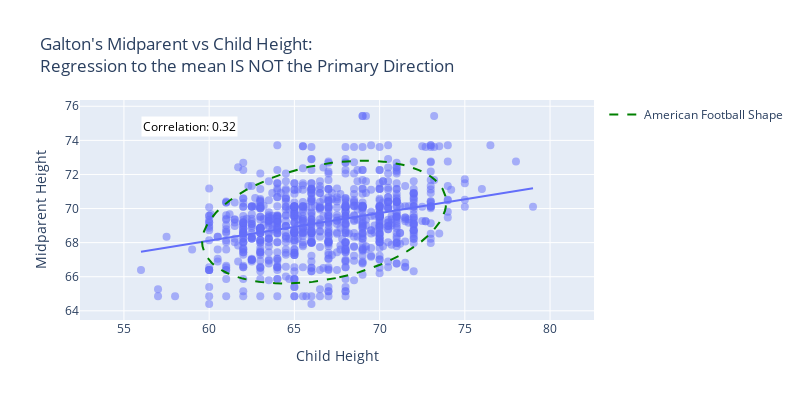

Notebook code cell kept with this figure:
### Code cell
import statsmodels.api as sm
import plotly.express as px
import plotly.graph_objects as go
import numpy as np

# Load Galton's parent-child height dataset
galton_data = sm.datasets.get_rdataset("GaltonFamilies", "HistData").data

# Select midparentHeight and childHeight for classic Galton analysis
Y = galton_data['midparentHeight']
x = galton_data['childHeight']
# Usually x "predicts" Y but it's here backwards for aspect ratio purposes:
# an ellipse shape is actually way more fkn weird to look at (for a human) than you would first think
# x = galton_data['midparentHeight']
#Y = galton_data['childHeight']

# Create a scatter plot with alpha transparency
fig = px.scatter(galton_data, x='childHeight', y='midparentHeight', trendline='ols',
                 title='Midparent vs Child Height')
fig.update_traces(marker=dict(size=8, opacity=0.5))

# THE DETAILS OF THE FOLLOWING ARE OUT OF SCOPE
# - multi/bivariate normal distribution and their covariance matrices
# - ellipses and their math and visual weirdness outside of a 1:1 aspect ratio
# - eigenvectors and eigenvalues and major axis lines, etc. etc.
# ALL OF THESE ARE way BEYOND THE SCOPE OF STA130:
# They're just here so that I can have some pictures for illustration

# Function to calculate the ellipse points (for the bivariate normal ellipse)
def get_ellipse(mean, cov, n_std=1.0, num_points=100):
    """Generate coordinates for a 2D ellipse based on covariance matrix."""
    theta = np.linspace(0, 2 * np.pi, num_points)
    circle = np.array([np.cos(theta), np.sin(theta)])  # unit circle

    # Ellipse transformation: scale by sqrt(eigenvalues) and rotate by eigenvectors
    eigvals, eigvecs = np.linalg.eigh(cov)
    ellipse_coords = np.dot(eigvecs, np.sqrt(eigvals)[:, np.newaxis] * circle * n_std)

    # Shift ellipse to the mean
    ellipse_coords[0] += mean[0]
    ellipse_coords[1] += mean[1]

    return ellipse_coords, eigvecs

# Calculate covariance matrix and mean
cov_matrix = np.cov(x, Y)
mean_vals = [np.mean(x), np.mean(Y)]

# Get ellipse coordinates and eigenvectors
ellipse_coords, eigvecs = get_ellipse(mean_vals, cov_matrix, n_std=2)
ellipse_x, ellipse_Y = ellipse_coords

# Get the first eigenvector (for the primary direction)
primary_direction = eigvecs[:, 1]  # First eigenvector (primary direction)

# Plot the ellipse
ellipse_trace = go.Scatter(x=ellipse_x, y=ellipse_Y, mode='lines',
                           line=dict(color='green', width=2, dash='dash'),
                           name='American Football Shape')
fig.add_trace(ellipse_trace)

# THE DETAILS OF THE FOLLOWING ARE OUT OF SCOPE
# - multi/bivariate normal distribution and their covariance matrices
# - ellipses and their math and visual weirdness outside of a 1:1 aspect ratio
# - eigenvectors and eigenvalues and major axis lines, etc. etc.
# ALL OF THESE ARE way BEYOND THE SCOPE OF STA130:
# They're just here so that I can have some pictures for illustration

# Add correlation annotation
correlation = np.corrcoef(x, Y)[0, 1]
annotations = [dict(x=min(x), y=max(Y), xanchor='left', yanchor='top',
                    showarrow=False, text=f'Correlation: {correlation:.2f}', 
                    font=dict(color='black'), bgcolor='white')]

# Update layout with corrected annotations
fig.update_layout(title="Galton's Midparent vs Child Height:<br>Regression to the mean IS NOT the Primary Direction",
                  xaxis_title="Child Height", yaxis_title="Midparent Height", annotations=annotations)

# Set square aspect ratio for the axes
fig.update_xaxes(scaleanchor="y")  # X-axis is anchored to Y-axis
fig.update_yaxes(constrain="domain")  # Constrain the Y-axis to the domain of the plot
#fig.update_xaxes(range=[55, 80])  # Fixed x limits
fig.update_layout(height=400, width=800)
fig.show()

### Figure 1 — Plotly figure (JSON) as saved in the notebook; plotly's stock layout.template omitted (floating-point values rounded to 4 significant figures; data arrays with more than 128 entries replaced by an {"elided": "..."} marker saying what was removed)
{"data": [{"hovertemplate": "childHeight=%{x}<br>midparentHeight=%{y}<extra></extra>", "legendgroup": "", "marker": {"color": "#636efa", "opacity": 0.5, "size": 8, "symbol": "circle"}, "mode": "markers", "name": "", "orientation": "v", "showlegend": false, "type": "scatter", "x": {"elided": "934 float values"}, "xaxis": "x", "y": {"elided": "934 float values"}, "yaxis": "y"}, {"hovertemplate": "<b>OLS trendline</b><br>midparentHeight = 0.161618 * childHeight + 58.4194<br>R<sup>2</sup>=0.103009<br><br>childHeight=%{x}<br>midparentHeight=%{y} <b>(trend)</b><extra></extra>", "legendgroup": "", "marker": {"color": "#636efa", "opacity": 0.5, "size": 8, "symbol": "circle"}, "mode": "lines", "name": "", "showlegend": false, "type": "scatter", "x": {"elided": "934 float values"}, "xaxis": "x", "y": {"elided": "934 float values"}, "yaxis": "y"}, {"line": {"color": "green", "dash": "dash", "width": 2}, "mode": "lines", "name": "American Football Shape", "type": "scatter", "x": [67.43, 66.97, 66.52, 66.07, 65.62, 65.17, 64.73, 64.3, 63.88, 63.47, 63.07, 62.69, 62.32, 61.97, 61.64, 61.34, 61.05, 60.79, 60.55, 60.33, 60.14, 59.98, 59.85, 59.74, 59.66, 59.61, 59.59, 59.6, 59.63, 59.7, 59.79, 59.91, 60.06, 60.23, 60.44, 60.66, 60.91, 61.19, 61.49, 61.81, 62.14, 62.5, 62.87, 63.26, 63.67, 64.08, 64.51, 64.95, 65.39, 65.84, 66.29, 66.74, 67.2, 67.65, 68.1, 68.54, 68.98, 69.41, 69.82, 70.23, 70.62, 70.99, 71.35, 71.69, 72.0, 72.3, 72.58, 72.83, 73.06, 73.26, 73.43, 73.58, 73.7, 73.8, 73.86, 73.9, 73.9, 73.88, 73.83, 73.75, 73.65, 73.51, 73.35, 73.16, 72.95, 72.71, 72.44, 72.16, 71.85, 71.52, 71.17, 70.81, 70.42, 70.03, 69.62, 69.2, 68.76, 68.32, 67.88, 67.43], "y": [65.92, 65.83, 65.76, 65.7, 65.65, 65.62, 65.61, 65.6, 65.62, 65.64, 65.68, 65.74, 65.81, 65.89, 65.99, 66.1, 66.22, 66.35, 66.5, 66.65, 66.82, 67.0, 67.18, 67.37, 67.58, 67.78, 68.0, 68.21, 68.43, 68.66, 68.89, 69.12, 69.34, 69.57, 69.8, 70.02, 70.24, 70.46, 70.67, 70.88, 71.08, 71.27, 71.45, 71.63, 71.79, 71.95, 72.09, 72.22, 72.34, 72.45, 72.54, 72.62, 72.69, 72.74, 72.78, 72.8, 72.81, 72.81, 72.79, 72.75, 72.7, 72.64, 72.57, 72.48, 72.37, 72.26, 72.13, 71.99, 71.84, 71.68, 71.51, 71.33, 71.14, 70.94, 70.74, 70.53, 70.31, 70.09, 69.87, 69.64, 69.41, 69.18, 68.96, 68.73, 68.5, 68.28, 68.06, 67.85, 67.64, 67.43, 67.24, 67.05, 66.87, 66.7, 66.54, 66.39, 66.26, 66.13, 66.02, 65.92]}], "layout": {"annotations": [{"bgcolor": "white", "font": {"color": "black"}, "showarrow": false, "text": "Correlation: 0.32", "x": 56, "xanchor": "left", "y": 75.43, "yanchor": "top"}], "height": 400, "legend": {"tracegroupgap": 0}, "title": {"text": "Galton's Midparent vs Child Height:<br>Regression to the mean IS NOT the Primary Direction"}, "width": 800, "xaxis": {"anchor": "y", "domain": [0, 1], "scaleanchor": "y", "title": {"text": "Child Height"}}, "yaxis": {"anchor": "x", "constrain": "domain", "domain": [0, 1], "title": {"text": "Midparent Height"}}}}
